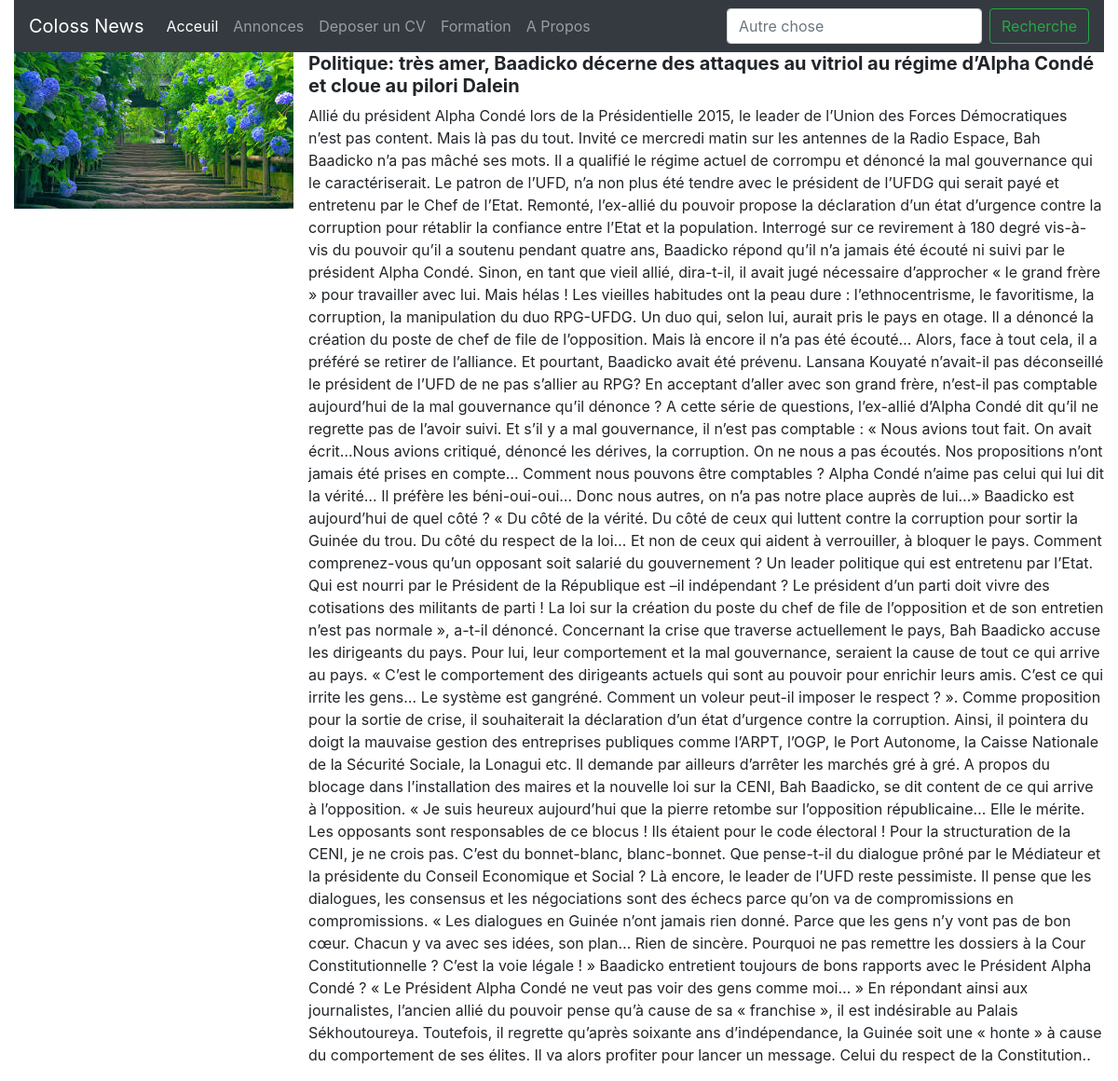
The app's page /11/ with its own data.
### news/models.py (models this page shows, shortened)
class Article(models.Model):
    LOC = (
            ('GN', 'Guinée'),
            ('AF', 'Afrique'),
            ('WD', 'Monde'),
        )
    pub_date = models.DateTimeField()
    domaine = models.ForeignKey(Categorie, on_delete=models.CASCADE)
    localisation = models.CharField(max_length=3, choices=LOC)
    title = models.CharField(max_length = 350)
    image = models.ImageField(upload_to='images', blank= True)
    content = models.TextField()
    redacteur = models.CharField(max_length = 250)
    created = models.DateTimeField(auto_now=True)
    updated = models.DateTimeField(auto_now_add=True)

### news/views.py (the view)
# urls.py: path('<int:pk>/', views.DetailView.as_view(), name='details'),
class DetailView(generic.DetailView):
    model = Article
    template_name = 'details.html'

### news/templates/details.html
{% include 'base.html' %}
<div class="container-fluid">
  <div class="media">
    <img class="align-self-start mr-3" src="{{article.image.url}}" alt="Generic placeholder image">
    <div class="media-body">
      <h5 class="mt-0"><strong>{{article.title}}</strong></h5>
      <p class="text-left">{{article.content}}.</p>
    </div>
  </div>
</div>

### records on screen
Article: image (picture), title "Politique: très amer, Baadicko décerne des attaques au vitriol au régime d’Alpha Condé et cloue au pilori Dalein", content "Allié du président Alpha Condé lors de la Présidentielle 2015, le leader de l’Union des Forces Démocratiques n’est pas content. Mais là pas du tout. Invité ce mercredi matin sur les antennes de la Radio Espace, Bah Baadicko n’a pas mâché ses mots. Il a qualifié le régime actuel de corrompu et dénoncé la mal gouvernance qui le caractériserait. Le patron de l’UFD, n’a non plus été tendre avec le président de l’UFDG qui serait payé et entretenu par le Chef de l’Etat. Remonté, l’ex-allié du pouvoir propose la déclaration d’un état d’urgence contre la corruption pour rétablir la confiance entre l’Etat et la population. Interrogé sur ce revirement à 180 degré vis-à-vis du pouvoir qu’il a soutenu…"
